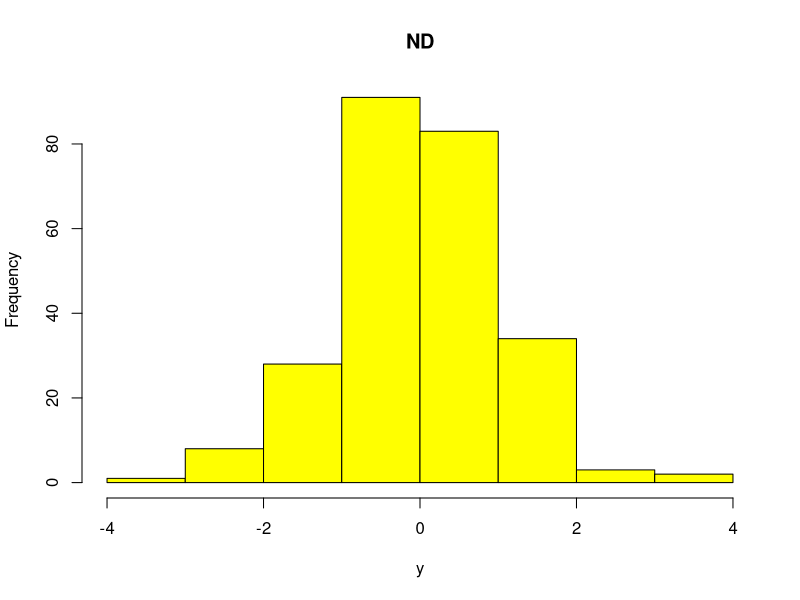
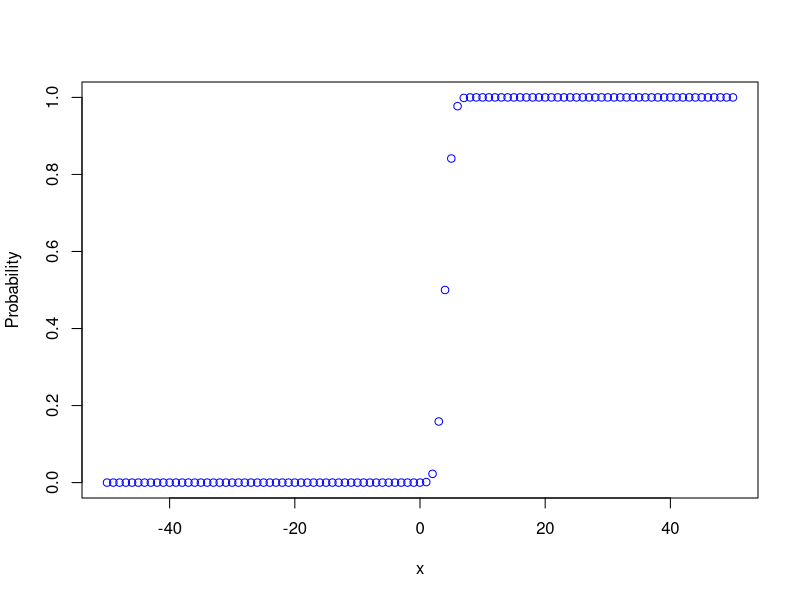

These charts were generated, in order, by the following R code:
# Author:       Niall McGuinness
# Title:        Normal Distribution
# Description:  Illustrating concepts relating to normal distribution
# Date:         03/2022
# Version:      1.0
# See:          [UPDATED 25.3.22]https://data-flair.training/blogs/normal-distribution-in-r/


# cat is the concatenate and print function 
# The string literal "\014" sends a CTRL + L to the console to clear it
cat("\014")

#rnorm

#generate a set of 25 random values with mean and SD
y <- rnorm(250, 0, 1)
hist(y, main = "ND", col = "yellow")

#dnorm

#pnorm
x <- -50:50
y <- pnorm(x, mean = 4, sd = 1)
plot(x,y, ylab = "Probability", col = "blue")

#ans <- pnorm(3, 4, 1); ans

percentile <- pnorm(1800, 1500, 300)
percentile

#pam
# pnorm(1800, mean = 1500, sd = 150)

#ketchup (1000grams)
# hi <- pnorm(1034, mean = 1000, sd = 25)
#  lo <- pnorm(957, mean = 1000, sd = 25)
# range <- hi - lo; range 
